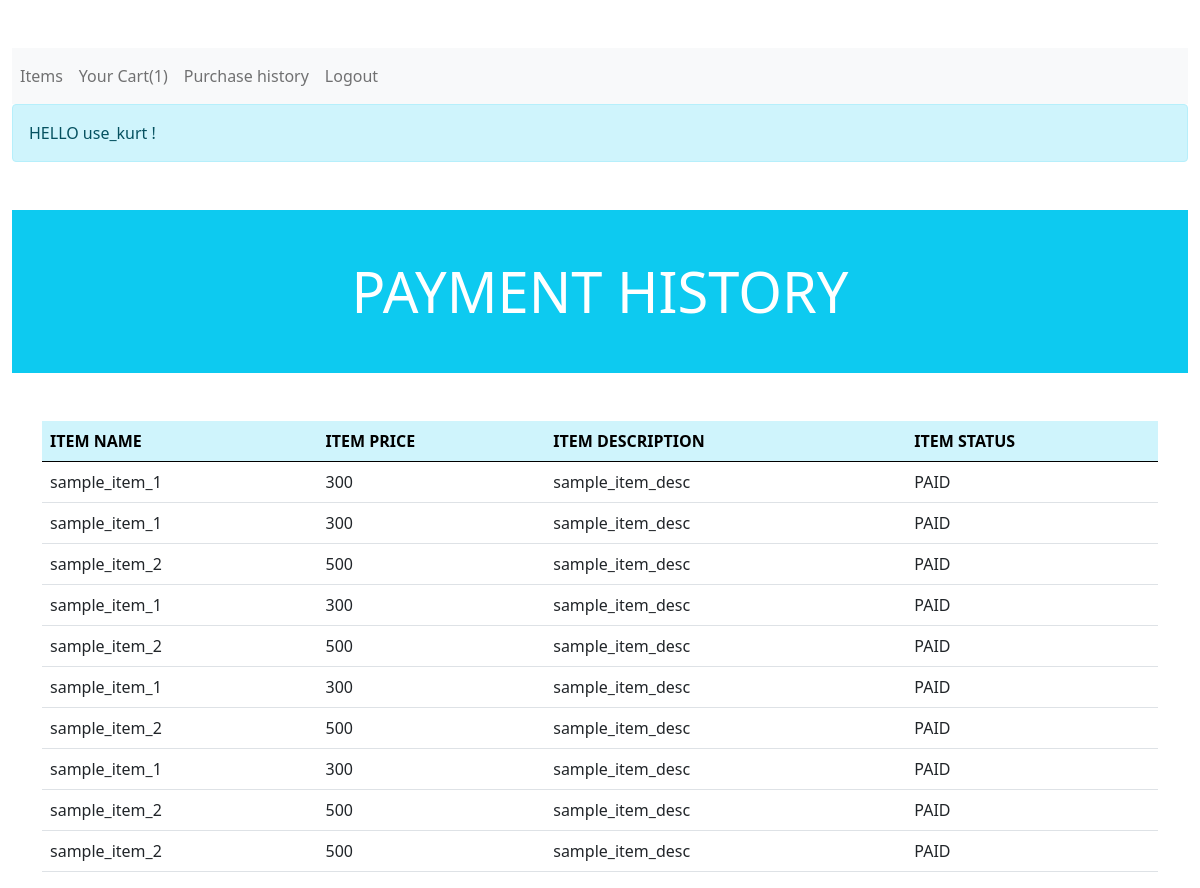
Before: /purchase_history.php (signed in) with the older database file.
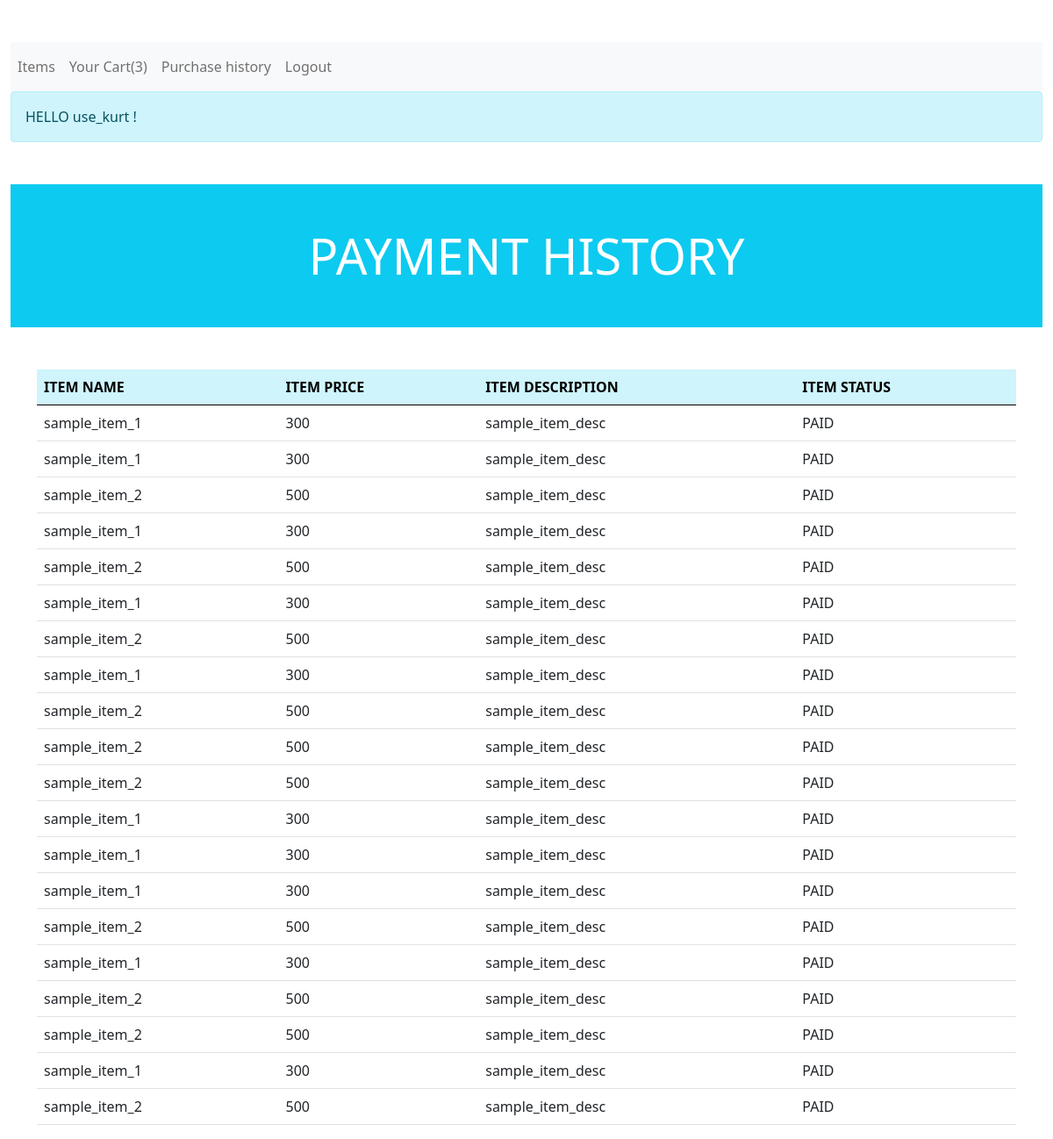
After: the same page with the newer database file.
### tables this page shows
CREATE TABLE `cart` (
  `cart_id` int(11) NOT NULL,
  `item_id` int(11) NOT NULL,
  `user_id` int(11) NOT NULL,
  `status` varchar(255) NOT NULL DEFAULT 'NOT PAID'
);

CREATE TABLE `items` (
  `item_id` int(11) NOT NULL,
  `item_name` varchar(255) NOT NULL,
  `item_price` varchar(255) NOT NULL,
  `item_desc` varchar(255) NOT NULL
);

### functions/functions.php (called while the page is built, shortened)
<?php
function get_user_cart_items($id)
{
    $connect = db_connect();
    $sql = "SELECT * FROM cart INNER JOIN items ON cart.item_id = items.item_id WHERE cart.user_id = '$id' AND cart.status = 'NOT PAID'";
    $result = $connect->query($sql);
    if ($result->num_rows > 0) {
        $array = array();
        while ($row = $result->fetch_assoc()) {
            $array[] = $row;
        }
        return $array;
    } else {
        return FALSE;
    }
}
function get_paid_items($id)
{
    $connect = db_connect();
    $sql = "SELECT * FROM cart INNER JOIN items ON cart.item_id = items.item_id WHERE cart.user_id = '$id' AND cart.status = 'PAID'";
    $result = $connect->query($sql);
    if ($result->num_rows > 0) {
        $array = array();
        while ($row = $result->fetch_assoc()) {
            $array[] = $row;
        }
        return $array;
    } else {
        return FALSE;
    }
}

### purchase_history.php (the view, shortened to what this page needs)
<?php
include 'functions/functions.php';
$paid_items = get_paid_items($_SESSION['id']);
?>
<!doctype html>
<html lang="en">
  <head>
    <link rel="stylesheet" href="https://cdn.jsdelivr.net/npm/bootstrap@5.0.2/dist/css/bootstrap.min.css">
  </head>
  <body>
      <div class="container-fluid my-5">
      <?php include 'user_navbar.php' ?>
          <div class="bg-info">
              <h1 class="display-4 text-center text-white p-5 mt-5">
                  PAYMENT HISTORY
              </h1>
          </div>
      </div>
      <div class="container mt-3">
            <table class="table">
                <thead class="table-info">
                    <th>ITEM NAME</th>
                    <th>ITEM PRICE</th>
                    <th>ITEM DESCRIPTION</th>
                    <th>ITEM STATUS</th>
                </thead>
                <tbody>
                    <?php foreach( $paid_items as $row): ?>
                        <tr>
                            <td><?php echo $row['item_name'] ?></td>
                            <td><?php echo $row['item_price'] ?></td>
                            <td><?php echo $row['item_desc'] ?></td>
                            <td><?php echo $row['status'] ?></td>
                        </tr>
                    <?php endforeach; ?>
                </tbody>
            </table>
      </div>
  </body>
</html>

### user_navbar.php
<nav class="navbar navbar-expand navbar-light bg-light">
    <div class="nav navbar-nav">
        <a class="nav-item nav-link" href="item_list.php">Items</a>
        <a class="nav-item nav-link" href="cart_items.php">Your Cart(<?php echo count(get_user_cart_items($_SESSION['id'])) ?>)</a>
        <a class="nav-item nav-link" href="purchase_history.php">Purchase history</a>
        <a class="nav-item nav-link" href="logout.php">Logout</a>
    </div>
</nav>
<div class="alert alert-info">HELLO <?php echo $_SESSION['firstname'] ?> !</div>

Changed rows visible on the page:
now on this page (row edited): cart: item.item_name "sample_item_2", item.item_price "500", item.item_desc "sample_item_desc", status "PAID"
added cart: item.item_name "sample_item_1", item.item_price "300", item.item_desc "sample_item_desc", status "PAID"
added cart: item.item_name "sample_item_1", item.item_price "300", item.item_desc "sample_item_desc", status "PAID"
added cart: item.item_name "sample_item_1", item.item_price "300", item.item_desc "sample_item_desc", status "PAID"
added cart: item.item_name "sample_item_2", item.item_price "500", item.item_desc "sample_item_desc", status "PAID"
added cart: item.item_name "sample_item_1", item.item_price "300", item.item_desc "sample_item_desc", status "PAID"
added cart: item.item_name "sample_item_2", item.item_price "500", item.item_desc "sample_item_desc", status "PAID"
added cart: item.item_name "sample_item_2", item.item_price "500", item.item_desc "sample_item_desc", status "PAID"
added cart: item.item_name "sample_item_1", item.item_price "300", item.item_desc "sample_item_desc", status "PAID"
added cart: item.item_name "sample_item_2", item.item_price "500", item.item_desc "sample_item_desc", status "PAID"
Other visible differences:
count(get_user_cart_items($_SESSION['id'])): "1" → "3"
